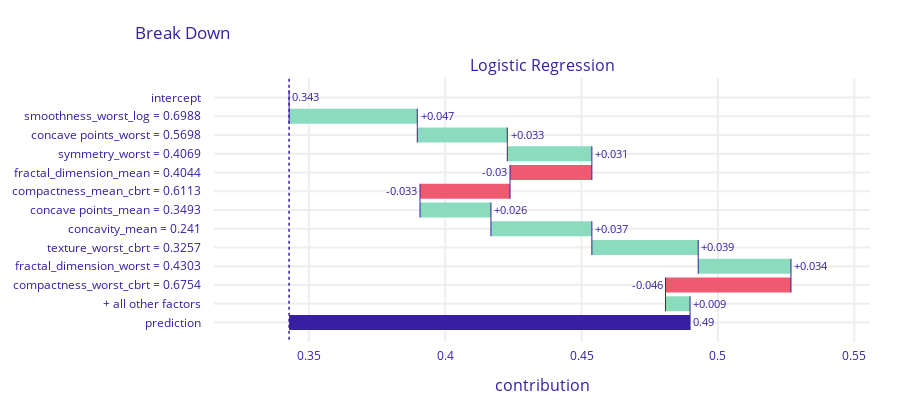

The cell this chart's notebook holds for it:
### Code cell
dx_lr_explainer.predict_parts(misclassified.iloc[1]).plot()

### Figure 1 — Plotly figure (JSON) as saved in the notebook; plotly's stock layout.template omitted (floating-point values rounded to 4 significant figures)
{"data": [{"base": 0.3428, "connector": {"line": {"color": "#371ea3", "dash": "solid", "width": 1}, "mode": "spanning"}, "decreasing": {"marker": {"color": "#f05a71"}}, "hoverinfo": "text+delta", "hoverlabel": {"bgcolor": "rgba(0,0,0,0.8)"}, "hovertext": ["Average response: 0.343<br>Prediction: 0.49", "smoothness_worst_log = 0.6988<br>increases average response by", "concave points_worst = 0.5698<br>increases average response by", "symmetry_worst = 0.4069<br>increases average response by", "fractal_dimension_mean = 0.4044<br>decreases average response by", "compactness_mean_cbrt = 0.6113<br>decreases average response by", "concave points_mean = 0.3493<br>increases average response by", "concavity_mean = 0.241<br>increases average response by", "texture_worst_cbrt = 0.3257<br>increases average response by", "fractal_dimension_worst = 0.4303<br>increases average response by", "compactness_worst_cbrt = 0.6754<br>decreases average response by", "+ all other factors<br>increases average response by", "Average response: 0.343<br>Prediction: 0.49"], "increasing": {"marker": {"color": "#8bdcbe"}}, "measure": ["relative", "relative", "relative", "relative", "relative", "relative", "relative", "relative", "relative", "relative", "relative", "relative", "total"], "orientation": "h", "showlegend": false, "text": ["0.343", "+0.047", "+0.033", "+0.031", "-0.03", "-0.033", "+0.026", "+0.037", "+0.039", "+0.034", "-0.046", "+0.009", "0.49"], "textposition": "outside", "totals": {"marker": {"color": "#371ea3"}}, "x": [0.0, 0.047, 0.033, 0.031, -0.03, -0.033, 0.026, 0.037, 0.039, 0.034, -0.046, 0.009, 0.147], "y": ["intercept", "smoothness_worst_log = 0.6988", "concave points_worst = 0.5698", "symmetry_worst = 0.4069", "fractal_dimension_mean = 0.4044", "compactness_mean_cbrt = 0.6113", "concave points_mean = 0.3493", "concavity_mean = 0.241", "texture_worst_cbrt = 0.3257", "fractal_dimension_worst = 0.4303", "compactness_worst_cbrt = 0.6754", "+ all other factors", "prediction"], "type": "waterfall", "xaxis": "x", "yaxis": "y"}], "layout": {"xaxis": {"anchor": "y", "domain": [0.0, 1.0], "type": "linear", "gridwidth": 2, "zeroline": false, "automargin": true, "ticks": "outside", "tickcolor": "white", "ticklen": 3, "fixedrange": true, "range": [0.3153, 0.5558]}, "yaxis": {"anchor": "x", "domain": [0.0, 1.0], "type": "category", "autorange": "reversed", "gridwidth": 2, "automargin": true, "ticks": "outside", "tickcolor": "white", "ticklen": 10, "fixedrange": true}, "annotations": [{"font": {"size": 16}, "showarrow": false, "text": "Logistic Regression", "x": 0.5, "xanchor": "center", "xref": "paper", "y": 1.0, "yanchor": "bottom", "yref": "paper"}, {"font": {"size": 16}, "showarrow": false, "text": "contribution", "x": 0.5, "xanchor": "center", "xref": "paper", "y": 0, "yanchor": "top", "yref": "paper", "yshift": -30}], "shapes": [{"line": {"color": "#371ea3", "dash": "dot", "width": 1.5}, "type": "line", "x0": 0.3428, "x1": 0.3428, "xref": "x", "y0": -1, "y1": 13, "yref": "y"}], "title": {"text": "Break Down", "x": 0.15}, "font": {"color": "#371ea3"}, "margin": {"t": 78, "b": 71, "r": 30}, "height": 413.0}}
